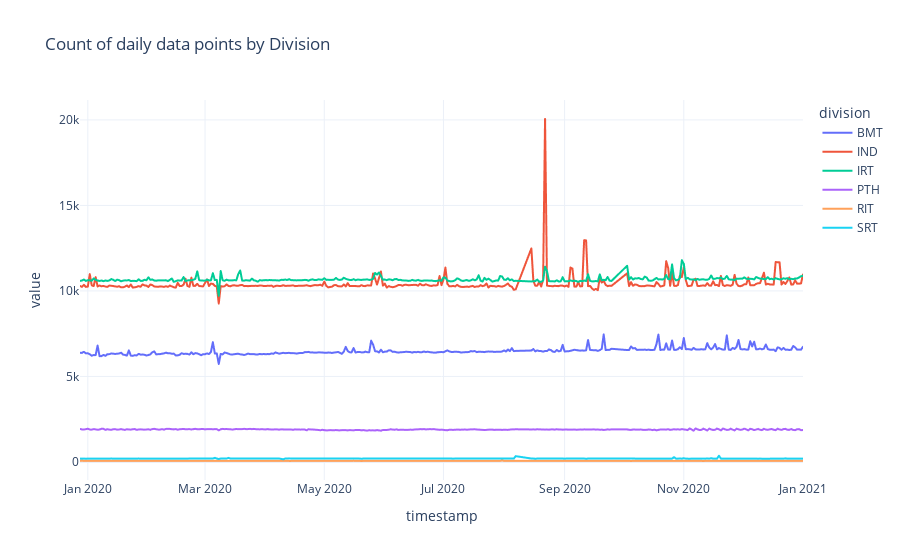

Source (notebook cell):
### Code cell
fig = px.line(day_counts_division, title='Count of daily data points by Division')
fig.show()

### Figure 1 — Plotly figure (JSON) as saved in the notebook; plotly's stock layout.template omitted (floating-point values rounded to 4 significant figures; data arrays with more than 128 entries replaced by an {"elided": "..."} marker saying what was removed)
{"data": [{"hovertemplate": "division=BMT<br>timestamp=%{x}<br>value=%{y}<extra></extra>", "legendgroup": "BMT", "line": {"color": "#636efa", "dash": "solid"}, "marker": {"symbol": "circle"}, "mode": "lines", "name": "BMT", "showlegend": true, "type": "scattergl", "x": {"elided": "357 str values"}, "xaxis": "x", "y": {"elided": "357 int values"}, "yaxis": "y"}, {"hovertemplate": "division=IND<br>timestamp=%{x}<br>value=%{y}<extra></extra>", "legendgroup": "IND", "line": {"color": "#EF553B", "dash": "solid"}, "marker": {"symbol": "circle"}, "mode": "lines", "name": "IND", "showlegend": true, "type": "scattergl", "x": {"elided": "357 str values"}, "xaxis": "x", "y": {"elided": "357 int values"}, "yaxis": "y"}, {"hovertemplate": "division=IRT<br>timestamp=%{x}<br>value=%{y}<extra></extra>", "legendgroup": "IRT", "line": {"color": "#00cc96", "dash": "solid"}, "marker": {"symbol": "circle"}, "mode": "lines", "name": "IRT", "showlegend": true, "type": "scattergl", "x": {"elided": "357 str values"}, "xaxis": "x", "y": {"elided": "357 int values"}, "yaxis": "y"}, {"hovertemplate": "division=PTH<br>timestamp=%{x}<br>value=%{y}<extra></extra>", "legendgroup": "PTH", "line": {"color": "#ab63fa", "dash": "solid"}, "marker": {"symbol": "circle"}, "mode": "lines", "name": "PTH", "showlegend": true, "type": "scattergl", "x": {"elided": "357 str values"}, "xaxis": "x", "y": {"elided": "357 int values"}, "yaxis": "y"}, {"hovertemplate": "division=RIT<br>timestamp=%{x}<br>value=%{y}<extra></extra>", "legendgroup": "RIT", "line": {"color": "#FFA15A", "dash": "solid"}, "marker": {"symbol": "circle"}, "mode": "lines", "name": "RIT", "showlegend": true, "type": "scattergl", "x": {"elided": "357 str values"}, "xaxis": "x", "y": {"elided": "357 int values"}, "yaxis": "y"}, {"hovertemplate": "division=SRT<br>timestamp=%{x}<br>value=%{y}<extra></extra>", "legendgroup": "SRT", "line": {"color": "#19d3f3", "dash": "solid"}, "marker": {"symbol": "circle"}, "mode": "lines", "name": "SRT", "showlegend": true, "type": "scattergl", "x": {"elided": "357 str values"}, "xaxis": "x", "y": {"elided": "357 int values"}, "yaxis": "y"}], "layout": {"legend": {"title": {"text": "division"}, "tracegroupgap": 0}, "title": {"text": "Count of daily data points by Division"}, "xaxis": {"anchor": "y", "domain": [0, 1], "title": {"text": "timestamp"}}, "yaxis": {"anchor": "x", "domain": [0, 1], "title": {"text": "value"}}}}
